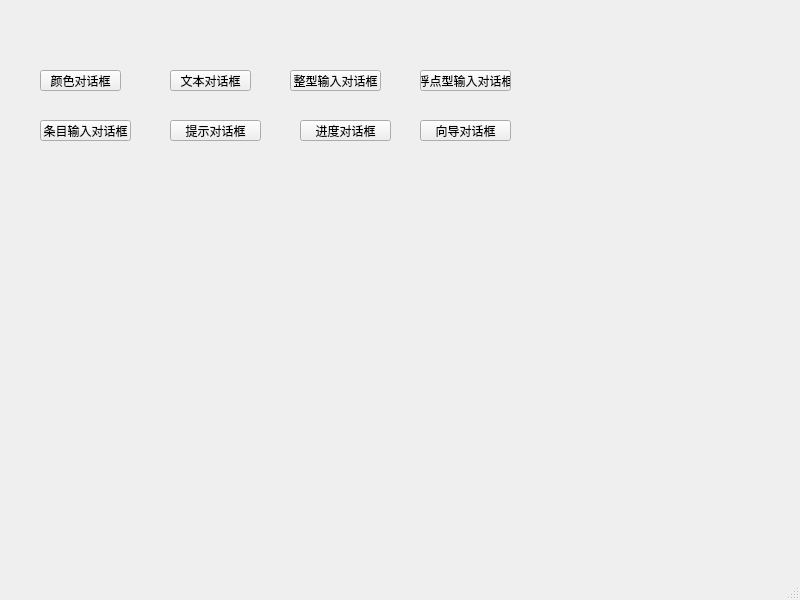
<?xml version="1.0" encoding="UTF-8"?>
<ui version="4.0">
 <class>MainWindow</class>
 <widget class="QMainWindow" name="MainWindow">
  <property name="geometry">
   <rect>
    <x>0</x>
    <y>0</y>
    <width>800</width>
    <height>600</height>
   </rect>
  </property>
  <property name="windowTitle">
   <string>MainWindow</string>
  </property>
  <widget class="QWidget" name="centralwidget">
   <widget class="QPushButton" name="colorBtn">
    <property name="geometry">
     <rect>
      <x>40</x>
      <y>70</y>
      <width>81</width>
      <height>21</height>
     </rect>
    </property>
    <property name="text">
     <string>颜色对话框</string>
    </property>
   </widget>
   <widget class="QPushButton" name="pushButton">
    <property name="geometry">
     <rect>
      <x>170</x>
      <y>70</y>
      <width>81</width>
      <height>21</height>
     </rect>
    </property>
    <property name="text">
     <string>文本对话框</string>
    </property>
   </widget>
   <widget class="QPushButton" name="pushButton_2">
    <property name="geometry">
     <rect>
      <x>290</x>
      <y>70</y>
      <width>91</width>
      <height>21</height>
     </rect>
    </property>
    <property name="text">
     <string>整型输入对话框</string>
    </property>
   </widget>
   <widget class="QPushButton" name="pushButton_3">
    <property name="geometry">
     <rect>
      <x>420</x>
      <y>70</y>
      <width>91</width>
      <height>21</height>
     </rect>
    </property>
    <property name="text">
     <string>浮点型输入对话框</string>
    </property>
   </widget>
   <widget class="QPushButton" name="pushButton_4">
    <property name="geometry">
     <rect>
      <x>40</x>
      <y>120</y>
      <width>91</width>
      <height>21</height>
     </rect>
    </property>
    <property name="text">
     <string>条目输入对话框</string>
    </property>
   </widget>
   <widget class="QPushButton" name="pushButton_5">
    <property name="geometry">
     <rect>
      <x>170</x>
      <y>120</y>
      <width>91</width>
      <height>21</height>
     </rect>
    </property>
    <property name="text">
     <string>提示对话框</string>
    </property>
   </widget>
   <widget class="QPushButton" name="pushButton_6">
    <property name="geometry">
     <rect>
      <x>300</x>
      <y>120</y>
      <width>91</width>
      <height>21</height>
     </rect>
    </property>
    <property name="text">
     <string>进度对话框</string>
    </property>
   </widget>
   <widget class="QPushButton" name="pushButton_7">
    <property name="geometry">
     <rect>
      <x>420</x>
      <y>120</y>
      <width>91</width>
      <height>21</height>
     </rect>
    </property>
    <property name="text">
     <string>向导对话框</string>
    </property>
   </widget>
  </widget>
  <widget class="QMenuBar" name="menubar">
   <property name="geometry">
    <rect>
     <x>0</x>
     <y>0</y>
     <width>800</width>
     <height>18</height>
    </rect>
   </property>
  </widget>
  <widget class="QStatusBar" name="statusbar"/>
 </widget>
 <resources/>
 <connections/>
</ui>
